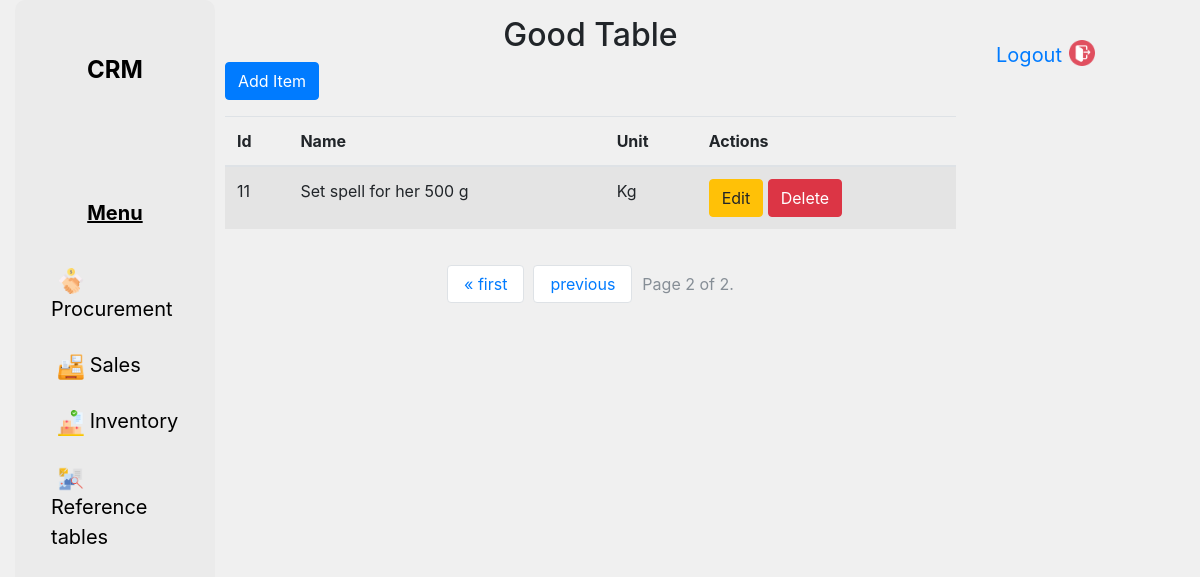
Screenshot of /ri/display_table/good/?page=2 with the database file from the repository.
### ri/models.py (models this page shows, shortened)
class Unit(models.Model):
    name = models.CharField(max_length=255)
    def __str__(self):
        return self.name

class Good(models.Model):
    name = models.CharField(max_length=255)
    unit = models.ForeignKey(Unit, on_delete=models.CASCADE)

### ri/views.py (the view)
# urls.py: path('display_table/<str:model_name>/', views.display_table, name='display_table'),
def display_table(request, model_name):
    models = {
        'warehouse': Warehouse.objects.all(),
        'unit': Unit.objects.all(),
        'good': Good.objects.all(),
        'counterparty': Counterparty.objects.all(),
    }
    if model_name not in models:
        model_name = 'warehouse'
    paginator = Paginator(models[model_name], 10)  # 10 items per page
    page = request.GET.get('page')
    try:
        items = paginator.page(page)
    except PageNotAnInteger:
        items = paginator.page(1)
    except EmptyPage:
        items = paginator.page(paginator.num_pages)
    context = {
        'model_name': model_name,
        'items': items,
        'fields': [field.name for field in models[model_name].model._meta.fields],
        'item_fields': [{field.name: getattr(item, field.name) for field in item._meta.fields} for item in items],
    }
    return render(request, 'display_table.html', context)

### ri/templates/display_table.html (shortened to what this page needs)
{% extends 'base_template.html' %}
{% block content %}
    <div class="container">
        <div class="row justify-content-center mt-3">
            <h2>{{ model_name|title }} Table</h2>
        </div>
        <div class="row justify-content-left mb-3">
            <a class="btn btn-primary" href="{% url 'add_item_view' model_name=model_name|lower %}">Add Item</a>
        </div>
        <div class="row justify-content-center">
            <div class="table-responsive">
                <table class="table table-striped">
                    <thead>
                        <tr>
                            {% for field in fields %}
                                <th>{{ field|title }}</th>
                            {% endfor %}
                            <th>Actions</th>
                        </tr>
                    </thead>
                    <tbody>
                        {% for item_fields in item_fields %}
                            <tr>
                                {% for field_name, field_value in item_fields.items %}
                                    <td>{{ field_value }}</td>
                                {% endfor %}
                                <td>
                                    <div class="btn-group" role="group">
                                        <form method="post" action="{% url 'edit_item_view' model_name=model_name|lower pk=item_fields.id %}" style="display: inline;">
                                            <button type="submit" class="btn btn-warning">Edit</button>
                                        </form>
                                        <form method="post" action="{% url 'delete_item_view' model_name=model_name|lower pk=item_fields.id %}" style="display: inline;">
                                            <button type="submit" class="btn btn-danger">Delete</button>
                                        </form>
                                    </div>
                                </td>
                            </tr>
                        {% endfor %}
                    </tbody>
                </table>
            </div>
        </div>
        <div class="row justify-content-center">
            <nav aria-label="Page navigation">
                <ul class="pagination">
                    {% if items.has_previous %}
                        <li class="page-item"><a class="page-link" href="?page=1">&laquo; first</a></li>
                        <li class="page-item"><a class="page-link" href="?page={{ items.previous_page_number }}">previous</a></li>
                    {% endif %}
                    <li class="page-item disabled">
                        Page {{ items.number }} of {{ items.paginator.num_pages }}.
                    </li>
                </ul>
            </nav>
        </div>
    </div>
{% endblock %}

### ri/templates/base_template.html (style rules this page uses)
body { background-color: #F0F0F0; margin: 0; }
.pagination { margin-top: 20px; display: flex; justify-content: center; align-items: center; }
.pagination li { margin: 0 5px; }
.pagination a, .pagination .active { padding: 8px 16px; text-decoration: none; color: #007bff; background-color: #fff; border: 1px solid #dee2e6; border-radius: 4px; cursor: pointer; }
.pagination .disabled { color: #868e96; cursor: not-allowed; }

### rows the page displays
Unit: item_fields "11", name "Kg"
Good: item_fields "Set spell for her 500 g"

### other values shown
{{ model_name|title }} "Good"
{{ field|title }} "Id" "Name" "Unit"
{{ items.number }} "2"
{{ items.paginator.num_pages }} "2"
